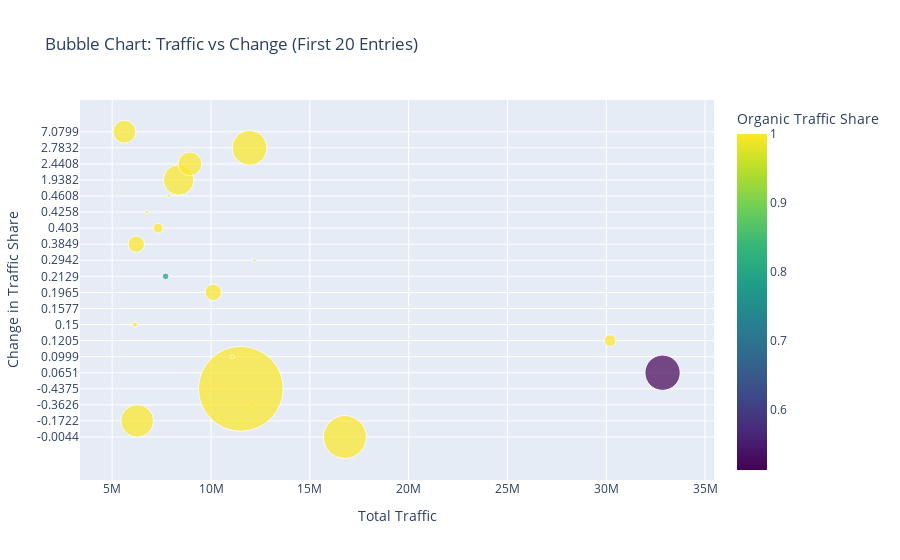

Notebook code for this chart:
### Code cell
import pandas as pd
import plotly.express as px

# Load the data from the CSV file
df = pd.read_csv('top_keywords_google.csv')

# Filter the DataFrame to include only the first 20 rows
df_filtered = df.head(20)

# Sort the DataFrame by the 'Change' column
df_filtered = df_filtered.sort_values(by='Change')

# Create the bubble chart
fig = px.scatter(
    df_filtered,
    x='Traffic',                 # X-axis: Traffic
    y='Change',                  # Y-axis: Change
    size='Volume',               # Bubble size: Search Volume
    color='Organic',             # Bubble color based on Organic traffic share
    hover_name='Search Terms',   # Display Search Terms on hover
    title='Bubble Chart: Traffic vs Change (First 20 Entries)',
    labels={
        'Traffic': 'Total Traffic',
        'Change': 'Change in Traffic Share',
        'Volume': 'Search Volume',
        'Organic': 'Organic Traffic Share'
    },
    size_max=60,                # Maximum bubble size
    color_continuous_scale=px.colors.sequential.Viridis  # Color scale
)

# Show the figure
fig.show()

### Figure 1 — Plotly figure (JSON) as saved in the notebook; plotly's stock layout.template omitted (floating-point values rounded to 4 significant figures)
{"data": [{"hovertemplate": "<b>%{hovertext}</b><br><br>Total Traffic=%{x}<br>Change in Traffic Share=%{y}<br>Search Volume=%{marker.size}<br>Organic Traffic Share=%{marker.color}<extra></extra>", "hovertext": ["c", "taylor swift", "文心一言", "nba", "prime video", "百度网盘", "yt music", "地图", "ユーチューブ動画", "marketplace", "meta business suite", "biblioteca de anuncios", "翻译", "кинопоиск", "ads library", "ad library", "gemini", "drive", "trump", "biden"], "legendgroup": "", "marker": {"color": [1, 1, 1, 1, 0.5133, 1, 1, 1, 1, 1, 0.7799, 0.9619, 1, 1, 1, 1, 1, 1, 1, 1], "coloraxis": "coloraxis", "size": [22619780, 13154620, 186940, 88305200, 15280600, 185920, 1712020, 329910, 12530, 3323450, 552070, 115350, 3322280, 1206160, 168830, 184410, 11397970, 6938740, 14815770, 6390870], "sizemode": "area", "sizeref": 24530.0, "symbol": "circle"}, "mode": "markers", "name": "", "orientation": "h", "showlegend": false, "type": "scatter", "x": [16777392, 6264530, 12050077, 11509300, 32847914, 11076823, 30191969, 6152899, 11898619, 10112021, 7703405, 12200934, 6221892, 7322381, 6763424, 7859343, 8364629, 8929574, 11951804, 5621454], "xaxis": "x", "y": ["-0.0044", "-0.1722", "-0.3626", "-0.4375", "0.0651", "0.0999", "0.1205", "0.15", "0.1577", "0.1965", "0.2129", "0.2942", "0.3849", "0.403", "0.4258", "0.4608", "1.9382", "2.4408", "2.7832", "7.0799"], "yaxis": "y"}], "layout": {"autosize": true, "coloraxis": {"colorbar": {"title": {"text": "Organic Traffic Share"}}, "colorscale": [[0, "#440154"], [0.1111, "#482878"], [0.2222, "#3e4989"], [0.3333, "#31688e"], [0.4444, "#26828e"], [0.5556, "#1f9e89"], [0.6667, "#35b779"], [0.7778, "#6ece58"], [0.8889, "#b5de2b"], [1, "#fde725"]]}, "legend": {"itemsizing": "constant", "tracegroupgap": 0}, "title": {"text": "Bubble Chart: Traffic vs Change (First 20 Entries)"}, "xaxis": {"anchor": "y", "autorange": true, "domain": [0, 1], "range": [3571000.0, 35160000.0], "title": {"text": "Total Traffic"}, "type": "linear"}, "yaxis": {"anchor": "x", "autorange": true, "domain": [0, 1], "range": [-5.898, 22.48], "title": {"text": "Change in Traffic Share"}, "type": "category"}}}
